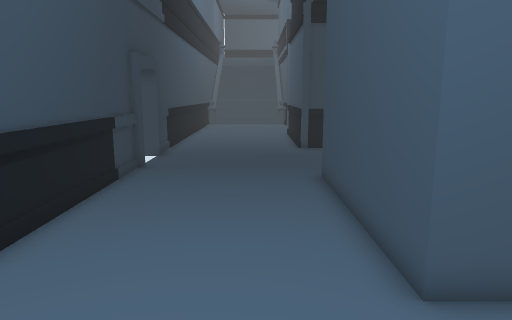
View 1 (above)

16 first-person views from a walk through a 3-D level made in the Unity game engine. The camera is 1.5 m above the floor, tilts 10° down and sees 70° across. Doors are open. The floor is counted in squares, 0.5 m on a side. Each view is taken from the middle of a square. On the plan, view 1 faces up. The plan holds only what a view shows up to about 20 squares ahead; the rest is blank. The place goes on beyond the plan.

View 2
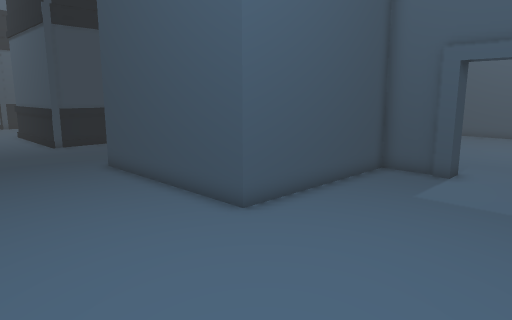

View 3
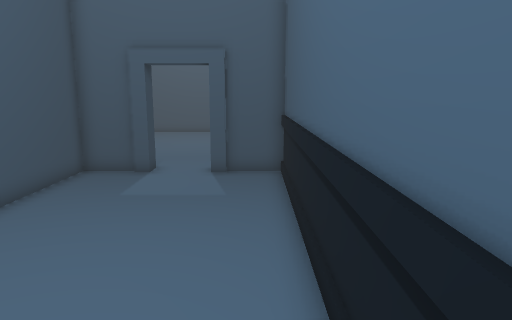

View 4
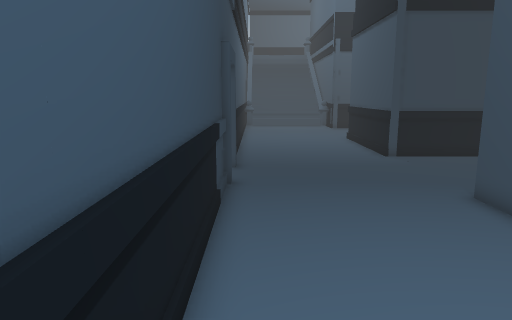

View 5
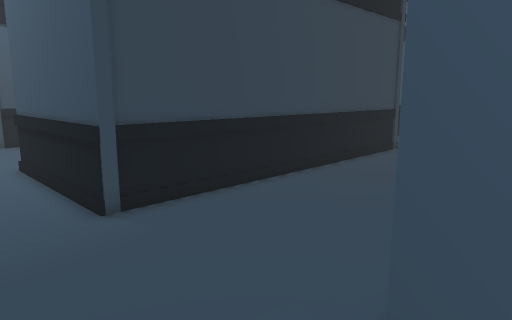

View 6
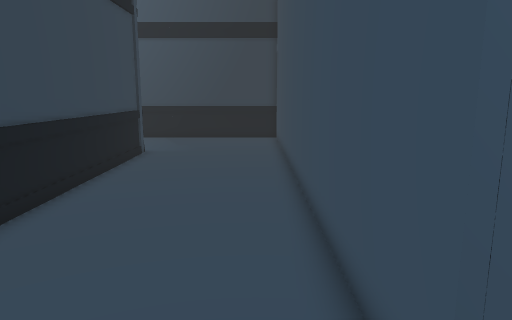

View 7
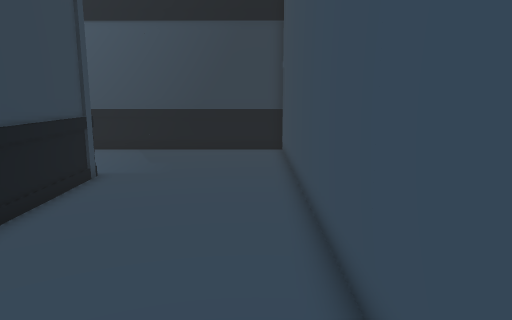

View 8
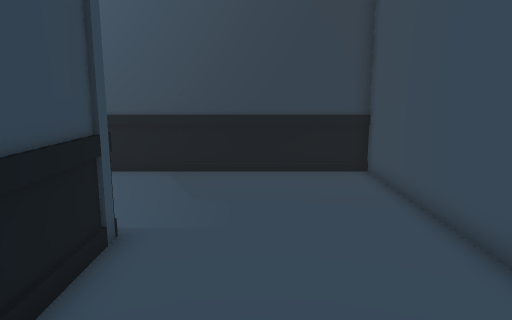

View 9
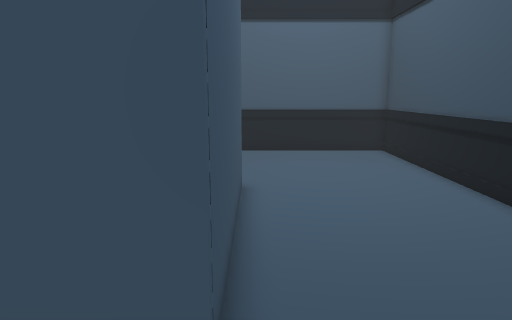

View 10
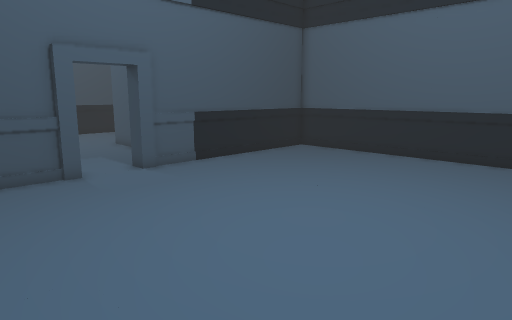

View 11
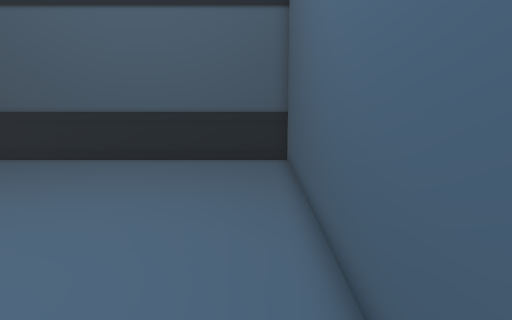

View 12
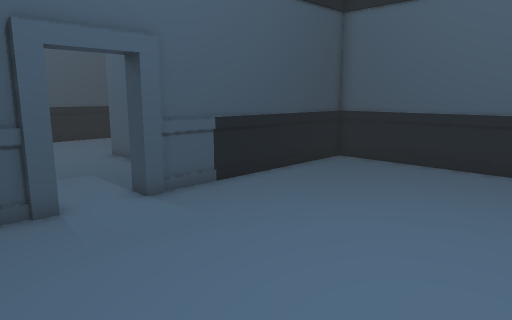

View 13
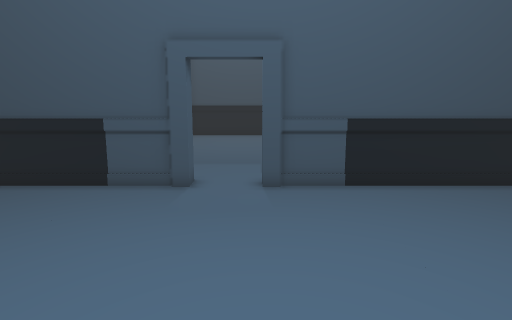

View 14
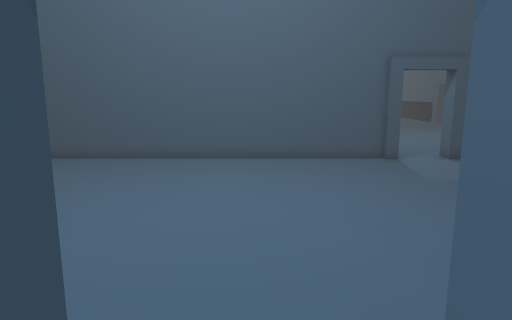

View 15
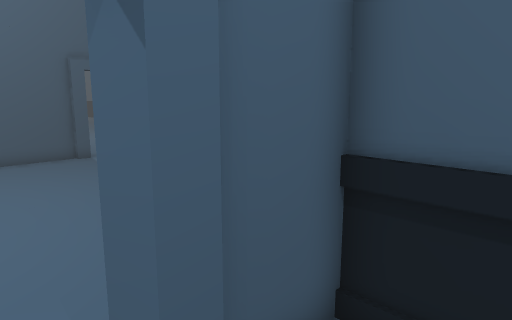

View 16
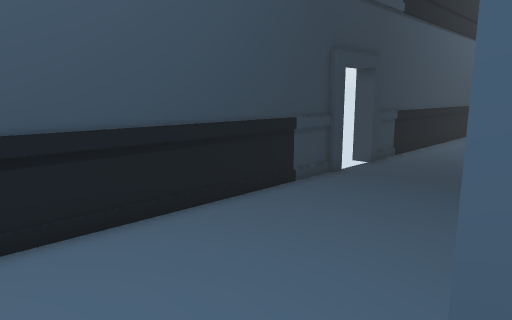

### Floor plan
Points are (right, up) in squares from view 1. A wall is a line through its corners. A room is listed if a view was taken in it or the views show most of it. See-through windows are left out.
Room 1 (views 1, 2, 3, 4, 5, 6, 7, 8, 9, 14, 15, 16)
walls: (-4.8, 15.9) (-4.8, 15.1); (-5.1, 15.3) (-5.1, -3.1) (10.5, -3.1) (10.5, -0.8); (-4.8, 18.9) (-4.8, 18.2); (10.5, 2.9) (10.5, 5) (2.5, 5) (2.5, 13.5) (26.5, 13.5) (26.5, 23.5); (10.2, 2.2) (10.2, 2.9); (-5.1, 23.5) (-5.1, 19.1); (19.6, 21.1) (2.5, 21.1) (2.5, 23.5); (10.2, -0.9) (10.2, -0.2)
ways out: opening at (10.5, 1) to room 2; open door at (-5, 17)
Room 2 (views 10, 11, 12, 13)
walls: (11.1, 2.9) (11.1, 2.2) (10.2, 2.2); (10.9, -0.7) (10.9, -5.5); (10.2, -0.2) (11.1, -0.2) (11.1, -0.9); (26.5, -5.2) (26.5, 13.1) (10.9, 13.1) (10.9, 2.8)
ways out: opening at (10.5, 1) to room 1

Positions as (right, up) in squares from view 1, and headings:
1: (0, 0), facing up
2: (-4, -2), facing up-right
3: (-4, -2), facing right
4: (-4, 3), facing up
5: (-1, 12), facing up-right
6: (0, 15), facing right
7: (6, 15), facing right
8: (12, 18), facing right
9: (2, 17), facing down
10: (25, -5), facing up-left
11: (25, -4), facing up
12: (21, -3), facing up-left
13: (23, 2), facing left
14: (9, 1), facing right
15: (8, 1), facing down-right
16: (3, 3), facing up-left
